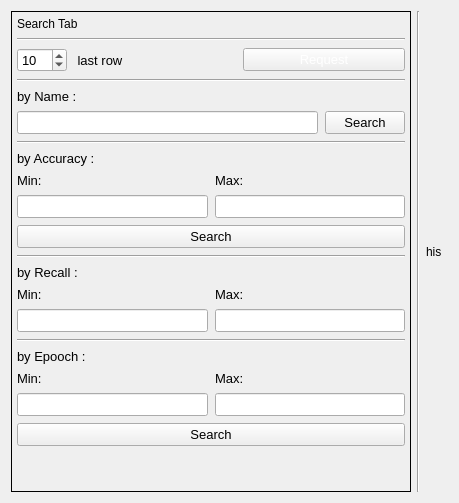
                         <widget class="QWidget" name="page_localization_history">
                          <layout class="QHBoxLayout" name="horizontalLayout_54">
                           <item>
                            <widget class="QFrame" name="frame_34">
                             <property name="minimumSize">
                              <size>
                               <width>400</width>
                               <height>0</height>
                              </size>
                             </property>
                             <property name="maximumSize">
                              <size>
                               <width>300</width>
                               <height>16777215</height>
                              </size>
                             </property>
                             <property name="frameShape">
                              <enum>QFrame::Panel</enum>
                             </property>
                             <property name="frameShadow">
                              <enum>QFrame::Plain</enum>
                             </property>
                             <property name="lineWidth">
                              <number>1</number>
                             </property>
                             <layout class="QVBoxLayout" name="verticalLayout_62">
                              <property name="spacing">
                               <number>7</number>
                              </property>
                              <property name="leftMargin">
                               <number>5</number>
                              </property>
                              <property name="topMargin">
                               <number>5</number>
                              </property>
                              <property name="rightMargin">
                               <number>5</number>
                              </property>
                              <property name="bottomMargin">
                               <number>5</number>
                              </property>
                              <item>
                               <widget class="QLabel" name="label_90">
                                <property name="text">
                                 <string>Search Tab</string>
                                </property>
                               </widget>
                              </item>
                              <item>
                               <widget class="Line" name="line_24">
                                <property name="orientation">
                                 <enum>Qt::Horizontal</enum>
                                </property>
                               </widget>
                              </item>
                              <item>
                               <layout class="QHBoxLayout" name="horizontalLayout_55">
                                <item>
                                 <widget class="QSpinBox" name="spinBox_tedad_3">
                                  <property name="maximumSize">
                                   <size>
                                    <width>50</width>
                                    <height>16777212</height>
                                   </size>
                                  </property>
                                  <property name="font">
                                   <font>
                                    <family>Segoe UI</family>
                                    <pointsize>10</pointsize>
                                    <weight>50</weight>
                                    <italic>false</italic>
                                    <bold>false</bold>
                                   </font>
                                  </property>
                                  <property name="prefix">
                                   <string/>
                                  </property>
                                  <property name="maximum">
                                   <number>999</number>
                                  </property>
                                  <property name="value">
                                   <number>10</number>
                                  </property>
                                 </widget>
                                </item>
                                <item>
                                 <widget class="QLabel" name="label_61">
                                  <property name="font">
                                   <font>
                                    <family>Segoe UI</family>
                                    <pointsize>10</pointsize>
                                    <weight>50</weight>
                                    <italic>false</italic>
                                    <bold>false</bold>
                                   </font>
                                  </property>
                                  <property name="text">
                                   <string> last row</string>
                                  </property>
                                 </widget>
                                </item>
                                <item>
                                 <widget class="QPushButton" name="request_btn_3">
                                  <property name="font">
                                   <font>
                                    <family>Segoe UI</family>
                                    <pointsize>10</pointsize>
                                    <weight>50</weight>
                                    <italic>false</italic>
                                    <bold>false</bold>
                                   </font>
                                  </property>
                                  <property name="styleSheet">
                                   <string notr="true">	color:rgb(255,255,255);</string>
                                  </property>
                                  <property name="text">
                                   <string>Request</string>
                                  </property>
                                 </widget>
                                </item>
                               </layout>
                              </item>
                              <item>
                               <layout class="QVBoxLayout" name="verticalLayout_63">
                                <item>
                                 <widget class="Line" name="line_20">
                                  <property name="orientation">
                                   <enum>Qt::Horizontal</enum>
                                  </property>
                                 </widget>
                                </item>
                                <item>
                                 <widget class="QLabel" name="label_91">
                                  <property name="maximumSize">
                                   <size>
                                    <width>16777215</width>
                                    <height>20</height>
                                   </size>
                                  </property>
                                  <property name="font">
                                   <font>
                                    <family>Segoe UI</family>
                                    <pointsize>10</pointsize>
                                    <weight>50</weight>
                                    <italic>false</italic>
                                    <bold>false</bold>
                                   </font>
                                  </property>
                                  <property name="text">
                                   <string>by Name :</string>
                                  </property>
                                 </widget>
                                </item>
                                <item>
                                 <layout class="QHBoxLayout" name="horizontalLayout_56">
                                  <item>
                                   <widget class="QLineEdit" name="lineEdit_id_15">
                                    <property name="font">
                                     <font>
                                      <family>Segoe UI</family>
                                      <pointsize>10</pointsize>
                                      <weight>50</weight>
                                      <italic>false</italic>
                                      <bold>false</bold>
                                     </font>
                                    </property>
                                   </widget>
                                  </item>
                                  <item>
                                   <widget class="QPushButton" name="search_id_btn_7">
                                    <property name="font">
                                     <font>
                                      <family>Segoe UI</family>
                                      <pointsize>10</pointsize>
                                      <weight>50</weight>
                                      <italic>false</italic>
                                      <bold>false</bold>
                                     </font>
                                    </property>
                                    <property name="text">
                                     <string>Search</string>
                                    </property>
                                   </widget>
                                  </item>
                                 </layout>
                                </item>
                               </layout>
                              </item>
                              <item>
                               <layout class="QVBoxLayout" name="verticalLayout_64">
                                <item>
                                 <widget class="Line" name="line_21">
                                  <property name="orientation">
                                   <enum>Qt::Horizontal</enum>
                                  </property>
                                 </widget>
                                </item>
                                <item>
                                 <widget class="QLabel" name="label_92">
                                  <property name="font">
                                   <font>
                                    <family>Segoe UI</family>
                                    <pointsize>10</pointsize>
                                    <weight>50</weight>
                                    <italic>false</italic>
                                    <bold>false</bold>
                                   </font>
                                  </property>
                                  <property name="text">
                                   <string>by Accuracy :</string>
                                  </property>
                                 </widget>
                                </item>
                                <item>
                                 <layout class="QHBoxLayout" name="horizontalLayout_57">
                                  <item>
                                   <layout class="QVBoxLayout" name="verticalLayout_65">
                                    <item>
                                     <widget class="QLabel" name="label_93">
                                      <property name="maximumSize">
                                       <size>
                                        <width>16777215</width>
                                        <height>20</height>
                                       </size>
                                      </property>
                                      <property name="font">
                                       <font>
                                        <family>Segoe UI</family>
                                        <pointsize>10</pointsize>
                                        <weight>50</weight>
                                        <italic>false</italic>
                                        <bold>false</bold>
                                       </font>
                                      </property>
                                      <property name="text">
                                       <string>Min:</string>
                                      </property>
                                     </widget>
                                    </item>
                                    <item>
                                     <widget class="QLineEdit" name="lineEdit_id_16">
                                      <property name="maximumSize">
                                       <size>
                                        <width>16777215</width>
                                        <height>30</height>
                                       </size>
                                      </property>
                                      <property name="font">
                                       <font>
                                        <family>Segoe UI</family>
                                        <pointsize>10</pointsize>
                                        <weight>50</weight>
                                        <italic>false</italic>
                                        <bold>false</bold>
                                       </font>
                                      </property>
                                     </widget>
                                    </item>
                                   </layout>
                                  </item>
                                  <item>
                                   <layout class="QVBoxLayout" name="verticalLayout_66">
                                    <item>
                                     <widget class="QLabel" name="label_94">
                                      <property name="maximumSize">
                                       <size>
                                        <width>16777215</width>
                                        <height>20</height>
                                       </size>
                                      </property>
                                      <property name="font">
                                       <font>
                                        <family>Segoe UI</family>
                                        <pointsize>10</pointsize>
                                        <weight>50</weight>
                                        <italic>false</italic>
                                        <bold>false</bold>
                                       </font>
                                      </property>
                                      <property name="text">
                                       <string>Max:</string>
                                      </property>
                                     </widget>
                                    </item>
                                    <item>
                                     <widget class="QLineEdit" name="lineEdit_id_17">
                                      <property name="maximumSize">
                                       <size>
                                        <width>16777215</width>
                                        <height>30</height>
                                       </size>
                                      </property>
                                      <property name="font">
                                       <font>
                                        <family>Segoe UI</family>
                                        <pointsize>10</pointsize>
                                        <weight>50</weight>
                                        <italic>false</italic>
                                        <bold>false</bold>
                                       </font>
                                      </property>
                                     </widget>
                                    </item>
                                   </layout>
                                  </item>
                                 </layout>
                                </item>
                                <item>
                                 <widget class="QPushButton" name="search_id_btn_8">
                                  <property name="maximumSize">
                                   <size>
                                    <width>16777215</width>
                                    <height>30</height>
                                   </size>
                                  </property>
                                  <property name="font">
                                   <font>
                                    <family>Segoe UI</family>
                                    <pointsize>10</pointsize>
                                    <weight>50</weight>
                                    <italic>false</italic>
                                    <bold>false</bold>
                                   </font>
                                  </property>
                                  <property name="text">
                                   <string>Search</string>
                                  </property>
                                 </widget>
                                </item>
                               </layout>
                              </item>
                              <item>
                               <widget class="Line" name="line_22">
                                <property name="orientation">
                                 <enum>Qt::Horizontal</enum>
                                </property>
                               </widget>
                              </item>
                              <item>
                               <widget class="QLabel" name="label_95">
                                <property name="maximumSize">
                                 <size>
                                  <width>16777215</width>
                                  <height>20</height>
                                 </size>
                                </property>
                                <property name="font">
                                 <font>
                                  <family>Segoe UI</family>
                                  <pointsize>10</pointsize>
                                  <weight>50</weight>
                                  <italic>false</italic>
                                  <bold>false</bold>
                                 </font>
                                </property>
                                <property name="text">
                                 <string>by Recall :</string>
                                </property>
                               </widget>
                              </item>
                              <item>
                               <layout class="QHBoxLayout" name="horizontalLayout_58">
                                <item>
                                 <layout class="QVBoxLayout" name="verticalLayout_67">
                                  <item>
                                   <widget class="QLabel" name="label_96">
                                    <property name="maximumSize">
                                     <size>
                                      <width>16777215</width>
                                      <height>20</height>
                                     </size>
                                    </property>
                                    <property name="font">
                                     <font>
                                      <family>Segoe UI</family>
                                      <pointsize>10</pointsize>
                                      <weight>50</weight>
                                      <italic>false</italic>
                                      <bold>false</bold>
                                     </font>
                                    </property>
                                    <property name="text">
                                     <string>Min:</string>
                                    </property>
                                   </widget>
                                  </item>
                                  <item>
                                   <widget class="QLineEdit" name="lineEdit_id_18">
                                    <property name="maximumSize">
                                     <size>
                                      <width>16777215</width>
                                      <height>30</height>
                                     </size>
                                    </property>
                                    <property name="font">
                                     <font>
                                      <family>Segoe UI</family>
                                      <pointsize>10</pointsize>
                                      <weight>50</weight>
                                      <italic>false</italic>
                                      <bold>false</bold>
                                     </font>
                                    </property>
                                   </widget>
                                  </item>
                                 </layout>
                                </item>
                                <item>
                                 <layout class="QVBoxLayout" name="verticalLayout_68">
                                  <item>
                                   <widget class="QLabel" name="label_97">
                                    <property name="maximumSize">
                                     <size>
                                      <width>16777215</width>
                                      <height>20</height>
                                     </size>
                                    </property>
                                    <property name="font">
                                     <font>
                                      <family>Segoe UI</family>
                                      <pointsize>10</pointsize>
                                      <weight>50</weight>
                                      <italic>false</italic>
                                      <bold>false</bold>
                                     </font>
                                    </property>
                                    <property name="text">
                                     <string>Max:</string>
                                    </property>
                                   </widget>
                                  </item>
                                  <item>
                                   <widget class="QLineEdit" name="lineEdit_id_19">
                                    <property name="maximumSize">
                                     <size>
                                      <width>16777215</width>
                                      <height>30</height>
                                     </size>
                                    </property>
                                    <property name="font">
                                     <font>
                                      <family>Segoe UI</family>
                                      <pointsize>10</pointsize>
                                      <weight>50</weight>
                                      <italic>false</italic>
                                      <bold>false</bold>
                                     </font>
                                    </property>
                                   </widget>
                                  </item>
                                 </layout>
                                </item>
                               </layout>
                              </item>
                              <item>
                               <layout class="QVBoxLayout" name="verticalLayout_69">
                                <item>
                                 <widget class="Line" name="line_23">
                                  <property name="orientation">
                                   <enum>Qt::Horizontal</enum>
                                  </property>
                                 </widget>
                                </item>
                                <item>
                                 <widget class="QLabel" name="label_98">
                                  <property name="maximumSize">
                                   <size>
                                    <width>16777215</width>
                                    <height>20</height>
                                   </size>
                                  </property>
                                  <property name="font">
                                   <font>
                                    <family>Segoe UI</family>
                                    <pointsize>10</pointsize>
                                    <weight>50</weight>
                                    <italic>false</italic>
                                    <bold>false</bold>
                                   </font>
                                  </property>
                                  <property name="text">
                                   <string>by Epooch :</string>
                                  </property>
                                 </widget>
                                </item>
                                <item>
                                 <layout class="QHBoxLayout" name="horizontalLayout_59">
                                  <item>
                                   <layout class="QVBoxLayout" name="verticalLayout_70">
                                    <item>
                                     <widget class="QLabel" name="label_99">
                                      <property name="maximumSize">
                                       <size>
                                        <width>16777215</width>
                                        <height>20</height>
                                       </size>
                                      </property>
                                      <property name="font">
                                       <font>
                                        <family>Segoe UI</family>
                                        <pointsize>10</pointsize>
                                        <weight>50</weight>
                                        <italic>false</italic>
                                        <bold>false</bold>
                                       </font>
                                      </property>
                                      <property name="text">
                                       <string>Min:</string>
                                      </property>
                                     </widget>
                                    </item>
                                    <item>
                                     <widget class="QLineEdit" name="lineEdit_id_20">
                                      <property name="maximumSize">
                                       <size>
                                        <width>16777215</width>
                                        <height>30</height>
                                       </size>
                                      </property>
                                      <property name="font">
                                       <font>
                                        <family>Segoe UI</family>
                                        <pointsize>10</pointsize>
                                        <weight>50</weight>
                                        <italic>false</italic>
                                        <bold>false</bold>
                                       </font>
                                      </property>
                                     </widget>
                                    </item>
                                   </layout>
                                  </item>
                                  <item>
                                   <layout class="QVBoxLayout" name="verticalLayout_71">
                                    <item>
                                     <widget class="QLabel" name="label_100">
                                      <property name="maximumSize">
                                       <size>
                                        <width>16777215</width>
                                        <height>20</height>
                                       </size>
                                      </property>
                                      <property name="font">
                                       <font>
                                        <family>Segoe UI</family>
                                        <pointsize>10</pointsize>
                                        <weight>50</weight>
                                        <italic>false</italic>
                                        <bold>false</bold>
                                       </font>
                                      </property>
                                      <property name="text">
                                       <string>Max:</string>
                                      </property>
                                     </widget>
                                    </item>
                                    <item>
                                     <widget class="QLineEdit" name="lineEdit_id_21">
                                      <property name="maximumSize">
                                       <size>
                                        <width>16777215</width>
                                        <height>30</height>
                                       </size>
                                      </property>
                                      <property name="font">
                                       <font>
                                        <family>Segoe UI</family>
                                        <pointsize>10</pointsize>
                                        <weight>50</weight>
                                        <italic>false</italic>
                                        <bold>false</bold>
                                       </font>
                                      </property>
                                     </widget>
                                    </item>
                                   </layout>
                                  </item>
                                 </layout>
                                </item>
                                <item>
                                 <widget class="QPushButton" name="search_id_btn_9">
                                  <property name="font">
                                   <font>
                                    <family>Segoe UI</family>
                                    <pointsize>10</pointsize>
                                    <weight>50</weight>
                                    <italic>false</italic>
                                    <bold>false</bold>
                                   </font>
                                  </property>
                                  <property name="text">
                                   <string>Search</string>
                                  </property>
                                 </widget>
                                </item>
                               </layout>
                              </item>
                              <item>
                               <spacer name="verticalSpacer_6">
                                <property name="orientation">
                                 <enum>Qt::Vertical</enum>
                                </property>
                                <property name="sizeHint" stdset="0">
                                 <size>
                                  <width>20</width>
                                  <height>40</height>
                                 </size>
                                </property>
                               </spacer>
                              </item>
                             </layout>
                            </widget>
                           </item>
                           <item>
                            <widget class="Line" name="line_19">
                             <property name="orientation">
                              <enum>Qt::Vertical</enum>
                             </property>
                            </widget>
                           </item>
                           <item>
                            <widget class="QLabel" name="label_28">
                             <property name="text">
                              <string>his</string>
                             </property>
                            </widget>
                           </item>
                           <item>
                            <widget class="QFrame" name="frame_32">
                             <property name="frameShape">
                              <enum>QFrame::StyledPanel</enum>
                             </property>
                             <property name="frameShadow">
                              <enum>QFrame::Raised</enum>
                             </property>
                            </widget>
                           </item>
                          </layout>
                         </widget>
